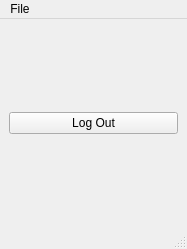
<?xml version="1.0" encoding="UTF-8"?>
<ui version="4.0">
 <class>MainWindow</class>
 <widget class="QMainWindow" name="MainWindow">
  <property name="geometry">
   <rect>
    <x>0</x>
    <y>0</y>
    <width>187</width>
    <height>249</height>
   </rect>
  </property>
  <property name="windowTitle">
   <string>Video Game Tracker</string>
  </property>
  <widget class="QWidget" name="centralwidget">
   <layout class="QGridLayout" name="gridLayout" columnstretch="1,0">
    <property name="horizontalSpacing">
     <number>0</number>
    </property>
    <item row="0" column="0" rowspan="3">
     <layout class="QVBoxLayout" name="verticalLayout">
      <item>
       <widget class="QPushButton" name="logOutPushButton">
        <property name="focusPolicy">
         <enum>Qt::NoFocus</enum>
        </property>
        <property name="text">
         <string>Log Out</string>
        </property>
       </widget>
      </item>
     </layout>
    </item>
    <item row="0" column="1" rowspan="3">
     <widget class="QWidget" name="viewerWidget" native="true">
      <property name="enabled">
       <bool>true</bool>
      </property>
      <property name="sizePolicy">
       <sizepolicy hsizetype="Preferred" vsizetype="Preferred">
        <horstretch>0</horstretch>
        <verstretch>0</verstretch>
       </sizepolicy>
      </property>
      <layout class="QGridLayout" name="gridLayout_2" rowstretch="0" columnstretch="0">
       <property name="leftMargin">
        <number>0</number>
       </property>
       <property name="topMargin">
        <number>0</number>
       </property>
       <property name="rightMargin">
        <number>0</number>
       </property>
       <property name="bottomMargin">
        <number>0</number>
       </property>
       <property name="verticalSpacing">
        <number>6</number>
       </property>
      </layout>
     </widget>
    </item>
   </layout>
  </widget>
  <widget class="QMenuBar" name="menubar">
   <property name="geometry">
    <rect>
     <x>0</x>
     <y>0</y>
     <width>187</width>
     <height>21</height>
    </rect>
   </property>
   <widget class="QMenu" name="menuFile">
    <property name="title">
     <string>File</string>
    </property>
    <addaction name="actionNew_User"/>
    <addaction name="actionEdit_User"/>
    <addaction name="actionDelete_User"/>
    <addaction name="separator"/>
    <addaction name="actionGlobal_Settings"/>
   </widget>
   <addaction name="menuFile"/>
  </widget>
  <widget class="QStatusBar" name="statusbar"/>
  <action name="actionNew_User">
   <property name="text">
    <string>New User</string>
   </property>
  </action>
  <action name="actionEdit_User">
   <property name="text">
    <string>Edit User</string>
   </property>
  </action>
  <action name="actionDelete_User">
   <property name="text">
    <string>Delete User</string>
   </property>
  </action>
  <action name="action">
   <property name="text">
    <string>Global Settings</string>
   </property>
  </action>
  <action name="actionGlobal_Settings">
   <property name="text">
    <string>Settings</string>
   </property>
  </action>
 </widget>
 <resources/>
 <connections/>
</ui>
